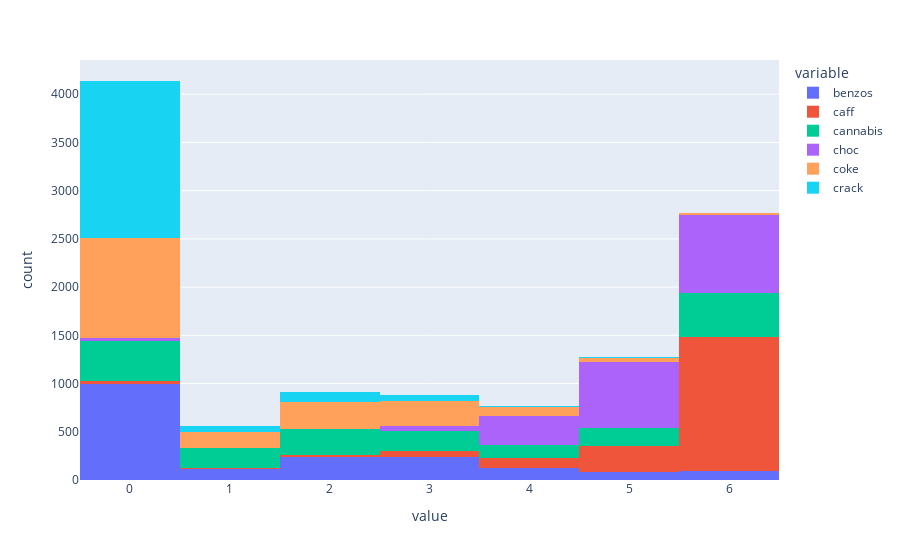

Notebook code for this chart:
### Code cell
drug_hist3 = px.histogram(drugs, x= ['benzos','caff','cannabis', 'choc', 'coke', 'crack' ])

drug_hist3.show()

### Figure 1 — Plotly figure (JSON) as saved in the notebook; plotly's stock layout.template omitted (floating-point values rounded to 4 significant figures; data arrays with more than 128 entries replaced by an {"elided": "..."} marker saying what was removed)
{"data": [{"alignmentgroup": "True", "bingroup": "x", "hovertemplate": "variable=benzos<br>value=%{x}<br>count=%{y}<extra></extra>", "legendgroup": "benzos", "marker": {"color": "#636efa"}, "name": "benzos", "offsetgroup": "benzos", "orientation": "v", "showlegend": true, "type": "histogram", "x": {"elided": "1885 int values"}, "xaxis": "x", "yaxis": "y"}, {"alignmentgroup": "True", "bingroup": "x", "hovertemplate": "variable=caff<br>value=%{x}<br>count=%{y}<extra></extra>", "legendgroup": "caff", "marker": {"color": "#EF553B"}, "name": "caff", "offsetgroup": "caff", "orientation": "v", "showlegend": true, "type": "histogram", "x": {"elided": "1885 int values"}, "xaxis": "x", "yaxis": "y"}, {"alignmentgroup": "True", "bingroup": "x", "hovertemplate": "variable=cannabis<br>value=%{x}<br>count=%{y}<extra></extra>", "legendgroup": "cannabis", "marker": {"color": "#00cc96"}, "name": "cannabis", "offsetgroup": "cannabis", "orientation": "v", "showlegend": true, "type": "histogram", "x": {"elided": "1885 int values"}, "xaxis": "x", "yaxis": "y"}, {"alignmentgroup": "True", "bingroup": "x", "hovertemplate": "variable=choc<br>value=%{x}<br>count=%{y}<extra></extra>", "legendgroup": "choc", "marker": {"color": "#ab63fa"}, "name": "choc", "offsetgroup": "choc", "orientation": "v", "showlegend": true, "type": "histogram", "x": {"elided": "1885 int values"}, "xaxis": "x", "yaxis": "y"}, {"alignmentgroup": "True", "bingroup": "x", "hovertemplate": "variable=coke<br>value=%{x}<br>count=%{y}<extra></extra>", "legendgroup": "coke", "marker": {"color": "#FFA15A"}, "name": "coke", "offsetgroup": "coke", "orientation": "v", "showlegend": true, "type": "histogram", "x": {"elided": "1885 int values"}, "xaxis": "x", "yaxis": "y"}, {"alignmentgroup": "True", "bingroup": "x", "hovertemplate": "variable=crack<br>value=%{x}<br>count=%{y}<extra></extra>", "legendgroup": "crack", "marker": {"color": "#19d3f3"}, "name": "crack", "offsetgroup": "crack", "orientation": "v", "showlegend": true, "type": "histogram", "x": {"elided": "1885 int values"}, "xaxis": "x", "yaxis": "y"}], "layout": {"autosize": true, "barmode": "relative", "legend": {"title": {"text": "variable"}, "tracegroupgap": 0}, "margin": {"t": 60}, "xaxis": {"anchor": "y", "autorange": true, "domain": [0, 1], "range": [-0.5, 6.5], "title": {"text": "value"}, "type": "linear"}, "yaxis": {"anchor": "x", "autorange": true, "domain": [0, 1], "range": [0, 4355.0], "title": {"text": "count"}}}}
